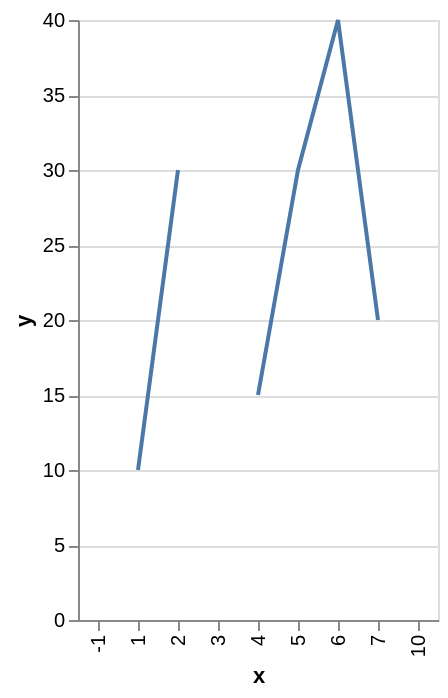

This figure's Vega-Lite source:
### Vega-Lite specification from a JSON file in a GitHub repository (floating-point values rounded to 4 significant figures)
{"$schema": "https://vega.github.io/schema/vega-lite/v5.json", "data": {"values": [{"x": -1, "y": null}, {"x": 1, "y": 10}, {"x": 2, "y": 30}, {"x": 3, "y": null}, {"x": 4, "y": 15}, {"x": 5, "y": 30}, {"x": 6, "y": 40}, {"x": 7, "y": 20}, {"x": 10, "y": null}]}, "mark": "line", "encoding": {"x": {"field": "x", "type": "ordinal"}, "y": {"field": "y", "type": "quantitative"}}}
